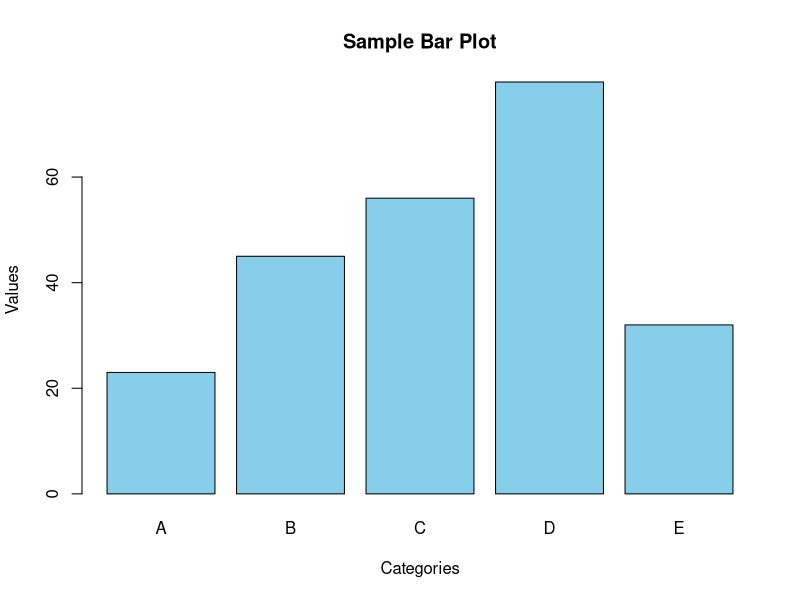

This chart was generated by the following R code:
# R script to generate data, create a bar plot, and save it as a PNG file

# Generate sample data
categories <- c("A", "B", "C", "D", "E")
values <- c(23, 45, 56, 78, 32)

# Create a data frame
df <- data.frame(Category = categories, Value = values)

# Define the output file name
output_file <- "barplot_output.png"

# Open a PNG device
png(output_file, width = 800, height = 600)

# Create the bar plot
barplot(df$Value,
        names.arg = df$Category,
        main = "Sample Bar Plot",
        xlab = "Categories",
        ylab = "Values",
        col = "skyblue",
        border = "black")

# Close the PNG device to save the file
dev.off()

cat("Bar plot saved to:", output_file, "\n")
